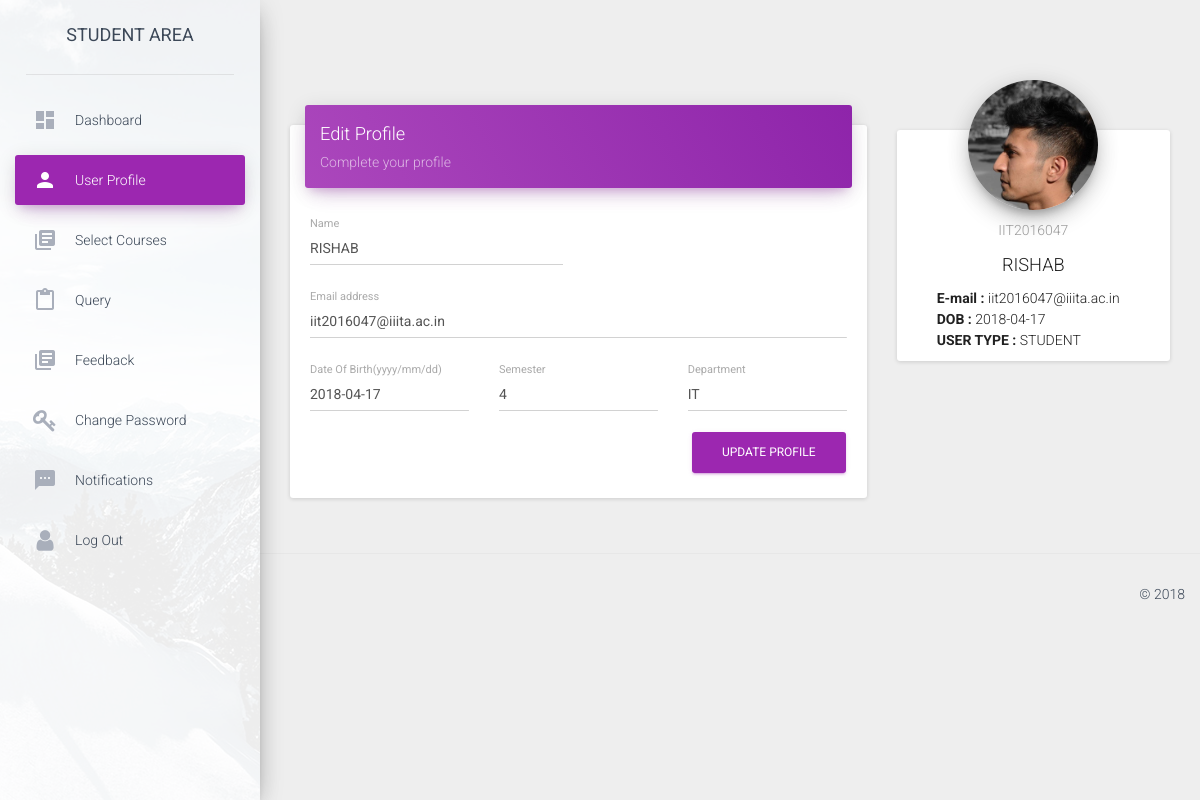
The page /profile/1 (signed in) on the database as committed earlier.
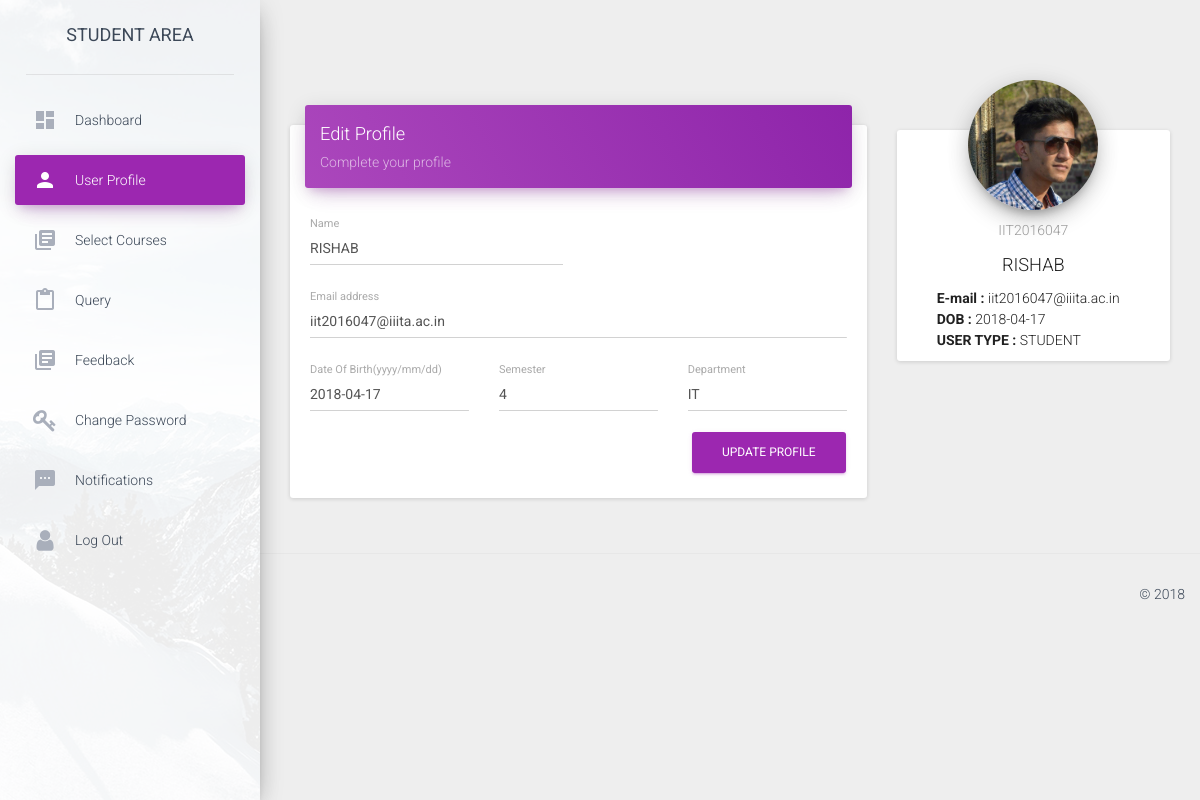
The same page on the database as committed later.
### app.py (models this page shows)
class users(db.Model):
	__tablename__ = 'users'
	column_display_pk = True
	email = db.Column(db.String(40),primary_key=True)
	username = db.Column(db.String(40))
	name = db.Column(db.String(50))
	dob = db.Column(db.Date())
	password = db.Column(db.String(50))
	type1 = db.Column(db.String(20))
	semester = db.Column(db.Integer)
	department = db.Column(db.String(30))
	is_active = db.Column(db.Integer)
	secret_key = db.Column(db.Integer)
	image_link = db.Column(db.String(200))

### app.py (the view)
@app.route('/profile/<id>',methods = ['GET','POST'])
def profile(id=None):
	global current,type1
	message=None
	img=None
	if session.get('logged_in') :
		if request.method == 'GET':
			conn = sqlite3.connect('students.sqlite3')
			cur = conn.cursor()
			cur.execute("SELECT * FROM users WHERE username = (?)",(current,))
			users = cur.fetchone()
			cur.execute("SELECT * FROM query WHERE useremail = (?) and seen = (?) and reply_to_query != (?)",(current+"@iiita.ac.in",0,'None'))
			notifications = cur.fetchall()
			if notifications==[]:
				notifications=None
			conn.close()
			print(type1)
			return render_template("user.html",type1=type1,users=users,notifications=notifications,message=message)
		if request.method == 'POST':
			conn = sqlite3.connect('students.sqlite3')
			cur = conn.cursor()
			cur.execute("SELECT * FROM users WHERE username = (?)",(current,))
			users = cur.fetchone()
			cur.execute("SELECT * FROM query WHERE useremail = (?) and seen = (?)",(id+"@iiita.ac.in",0,))
			notifications = cur.fetchall()
			if notifications==[]:
				notifications=None
			nm = request.form.get('name',)
			email=request.form.get('mail',)
			dob = str(request.form.get('dob',))
			sem = request.form.get('sem',)
			depart = request.form.get('depart',)
			file = request.files['file']
			if file.filename == '':
				flash('No selected file')
				return redirect(url_for('profile',id=current))
			if file:
				filename = secure_filename(file.filename)
				file.save(os.path.join(app.config['UPLOAD_FOLDER'], filename))
				img = "../upload/"+filename
			message = "profile editied successfully"
			cur.execute("UPDATE users SET name = (?) , dob = (?) , semester = (?) , department = (?), image_link = (?) WHERE username = (?)",(nm,dob,sem,depart,img,current,))
			conn.commit()
			conn.close()
			return render_template("user.html",type1=type1,users=users,notifications=notifications,message=message)
	return redirect(url_for('login'))

### templates/user.html (shortened to what this page needs)
<!doctype html>
<html lang="en">
<head>
    <link href="../static/css/bootstrap.min.css" rel="stylesheet" />
    <link href="../static/css/material-dashboard.css?v=1.2.0" rel="stylesheet" />
    <link href="../static/css/demo.css" rel="stylesheet" />
    <link href="http://maxcdn.bootstrapcdn.com/font-awesome/latest/css/font-awesome.min.css" rel="stylesheet">
</head>
<body>
    <div class="wrapper">
        <div class="sidebar" data-color="purple" data-image="../static/img/sidebar-1.jpg">
            <div class="logo">
                <label class="simple-text">
                   {%if type1 in "Student"%}
                    STUDENT AREA
                   {%endif%}
                </label>
            </div>
            <div class="sidebar-wrapper">
                <ul class="nav">
                     <li>
                        <a href="{{url_for('login')}}">
                            <i class="material-icons">dashboard</i>
                            <p>Dashboard</p>
                        </a>
                    </li>
                    <li class="active">
                        <a href="{{url_for('profile',id=users[1])}}">
                            <i class="material-icons">person</i>
                            <p>User Profile</p>
                        </a>
                    </li>
                    <li>
                        <a href="{{url_for('courses')}}">
                            <i class="material-icons">library_books</i>
                            <p>Select Courses</p>
                        </a>
                    </li>
                    <li>
                        <a href="{{url_for('query')}}">
                            <i class="material-icons">content_paste</i>
                            <p>Query</p>
                        </a>
                    </li>
                    {% if type1 in "Student" %}
                    <li>
                        <a href="{{url_for('feedback')}}">
                            <i class="material-icons">library_books</i>
                            <p>Feedback</p>
                        </a>
                    </li>
                    {% endif %}
		            <li>
                        <a href="{{url_for('change_password',id=users[1])}}">
                            <i class="fa fa-key"></i>
                            <p>Change Password</p>
                        </a>
                    </li>
		            <li>
                        <a href="{{url_for('notifications')}}">
                            <i class="material-icons">sms</i>
                            {% if notifications is none %}<p>Notifications</p>{% else %}<p style="color:red;"><strong>Notifications</strong></p>{% endif %}
                        </a>
                    </li>
                    <li>
                        <a href="{{url_for('logout')}}">
                            <i class="fa fa-user"></i>
                            <p>Log Out</p>
                        </a>
                    </li>
                </ul>
            </div>
        </div>
        <div class="main-panel">
            <div class="content">
                <div class="container-fluid">
                    <div class="row">
                        <form id="uploadbanner" enctype="multipart/form-data" method="post" action="">
                        <div class="col-md-8">
                            <div class="card">
                                <div class="card-header" data-background-color="purple">
                                    <h4 class="title">Edit Profile</h4>
                                    <p class="category">Complete your profile</p>
                                </div>
                                <div class="card-content">
                                        <div class="row">
                                            <div class="col-md-6">
                                                <div class="form-group label-floating">
                                                    <label class="control-label">Name</label>
                                                    <input name="name" type="text" class="form-control" value="{{users[2].upper()}}">
                                                </div>
                                            </div>
                                        </div>
					                    <div class="row">
                                            <div class="col-md-12">
                                                <div class="form-group label-floating">
                                                    <label class="control-label">Email address</label>
                                                    <input name="mail" type="email" class="form-control" value="{{users[0]}}" readonly>
                                                </div>
                                            </div>
                                        </div>
                                        <div class="row">
                                            <div class="col-md-4">
                                                <div class="form-group label-floating">
                                                    <label class="control-label">Date Of Birth(yyyy/mm/dd)</label>
                                                    <input name="dob" type="text" class="form-control" value="{{users[3].upper()}}">
                                                </div>
                                            </div>
                                            <div class="col-md-4">
                                                <div class="form-group label-floating">
                                                    <label class="control-label">Semester</label>
                                                    <input name="sem" type="text" class="form-control" value="{{users[6]}}">
                                                </div>
                                            </div>
                                            <div class="col-md-4">
                                                <div class="form-group label-floating">
                                                    <label class="control-label">Department</label>
                                                    <input name="depart" type="text" class="form-control" value="{{users[7]}}">
                                                </div>
                                            </div>
                                        </div>
                                        <button type="submit" class="btn btn-primary pull-right">Update Profile</button>
                                        <div class="clearfix"></div>
                                </div>
                            </div>
                        </div>
                        <div class="col-md-4">
                            <div class="card card-profile">
                                <div class="card-avatar">
                                        <img id="proimg" class="img" src="../static/upload/{{users[10]}}" />
                                </div>
                                <div class="content">
                                    <h6 class="category text-gray">{{users[1].upper()}}</h6>
                                    <h4 class="card-title">{{users[2].upper()}}</h4>
                                    <p style = "text-align: left; padding-left: 40px">
                                        <strong>    E-mail    : </strong> {{users[0]}} <br>
                                        <strong>    DOB       : </strong> {{users[3].upper()}} <br>
                                        <strong>    USER TYPE : </strong> {{users[5].upper()}} <br>
                                    </p>
                                </div>
                            </div>
                        </div>
                        </form>
                    </div>
                </div>
            </div>
            <footer class="footer">
                <div class="container-fluid">
                    <p class="copyright pull-right">
                        &copy;
                        </p>
                </div>
            </footer>
        </div>
    </div>
</body>
</html>

Rows that differ between the two databases and show on the page:
changed users "RISHAB": image_link: a different picture
